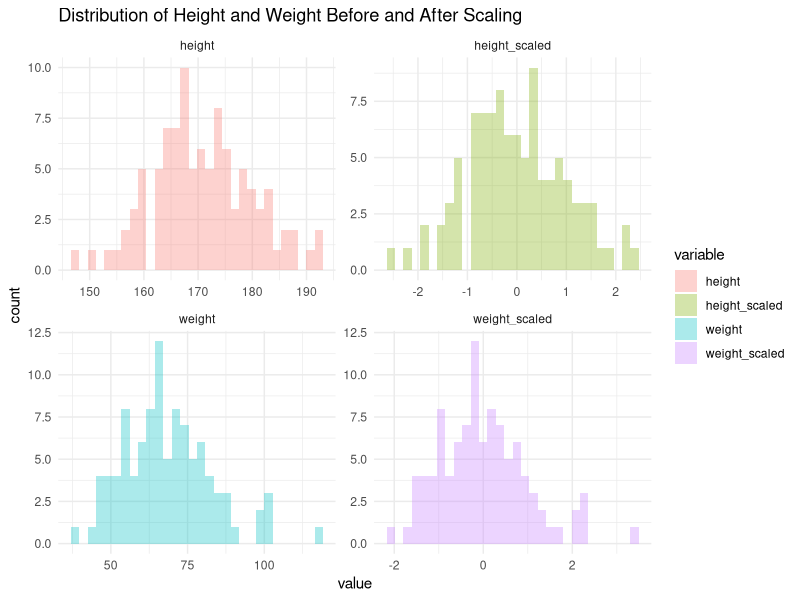

Source code (R):
## ---- chunk 1
set.seed(123)  # For reproducibility
height <- rnorm(100, mean = 170, sd = 10)
weight <- rnorm(100, mean = 70, sd = 15)
data <- data.frame(height, weight)
## ---- chunk 2
library(ggplot2)
library(dplyr)
library(tidyr)

# Make Scaled data and cbind to original
scaled_data <- scale(data)
setNames(cbind(data, scaled_data), c("height", "weight", "height_scaled", "weight_scaled")) -> data

# Tidy data for facet plotting
data_long <- pivot_longer(
  data, 
  cols = c(height, weight, height_scaled, weight_scaled), 
  names_to = "variable", 
  values_to = "value"
  )

# Visualize
data_long |>
  ggplot(aes(x = value, fill = variable)) +
  geom_histogram(
    bins = 30, 
    alpha = 0.328) +
  facet_wrap(~variable, scales = "free") +
  labs(
    title = "Distribution of Height and Weight Before and After Scaling"
    ) +
  theme_minimal()
